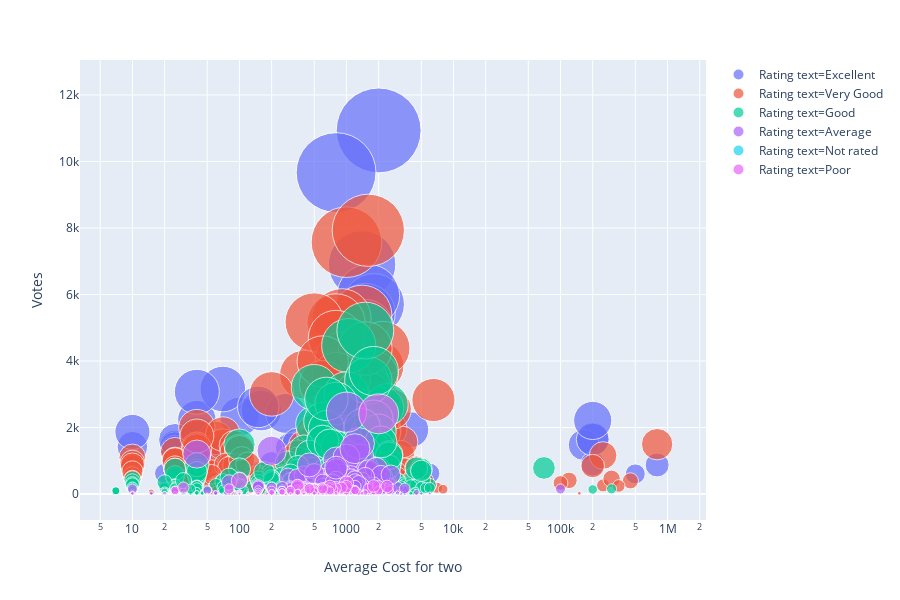

This figure's notebook cell:
### Code cell
# Scatter Plot

px.scatter(zomato_data, x="Average Cost for two", y="Votes", size="Votes", color="Rating text", log_x=True, size_max=60,hover_name='City')

### Figure 1 — Plotly figure (JSON) as saved in the notebook; plotly's stock layout.template omitted (floating-point values rounded to 4 significant figures; data arrays with more than 128 entries replaced by an {"elided": "..."} marker saying what was removed)
{"data": [{"hoverlabel": {"namelength": 0}, "hovertemplate": "<b>%{hovertext}</b><br><br>Rating text=Excellent<br>Average Cost for two=%{x}<br>Votes=%{marker.size}", "hovertext": {"elided": "301 str values"}, "legendgroup": "Rating text=Excellent", "marker": {"color": "#636efa", "size": {"elided": "301 int values"}, "sizemode": "area", "sizeref": 3.037, "symbol": "circle"}, "mode": "markers", "name": "Rating text=Excellent", "showlegend": true, "type": "scatter", "uid": "44cef733-4bd2-4895-b3c9-2eaa784040e0", "x": {"elided": "301 int values"}, "xaxis": "x", "y": {"elided": "301 int values"}, "yaxis": "y"}, {"hoverlabel": {"namelength": 0}, "hovertemplate": "<b>%{hovertext}</b><br><br>Rating text=Very Good<br>Average Cost for two=%{x}<br>Votes=%{marker.size}", "hovertext": {"elided": "1079 str values"}, "legendgroup": "Rating text=Very Good", "marker": {"color": "#EF553B", "size": {"elided": "1079 int values"}, "sizemode": "area", "sizeref": 3.037, "symbol": "circle"}, "mode": "markers", "name": "Rating text=Very Good", "showlegend": true, "type": "scatter", "uid": "0628b713-6a4e-4d58-b621-c2445a634acd", "x": {"elided": "1079 int values"}, "xaxis": "x", "y": {"elided": "1079 int values"}, "yaxis": "y"}, {"hoverlabel": {"namelength": 0}, "hovertemplate": "<b>%{hovertext}</b><br><br>Rating text=Good<br>Average Cost for two=%{x}<br>Votes=%{marker.size}", "hovertext": {"elided": "2100 str values"}, "legendgroup": "Rating text=Good", "marker": {"color": "#00cc96", "size": {"elided": "2100 int values"}, "sizemode": "area", "sizeref": 3.037, "symbol": "circle"}, "mode": "markers", "name": "Rating text=Good", "showlegend": true, "type": "scatter", "uid": "9f50d46e-4987-4226-a11f-d8bb81f4d6b1", "x": {"elided": "2100 int values"}, "xaxis": "x", "y": {"elided": "2100 int values"}, "yaxis": "y"}, {"hoverlabel": {"namelength": 0}, "hovertemplate": "<b>%{hovertext}</b><br><br>Rating text=Average<br>Average Cost for two=%{x}<br>Votes=%{marker.size}", "hovertext": {"elided": "3737 str values"}, "legendgroup": "Rating text=Average", "marker": {"color": "#ab63fa", "size": {"elided": "3737 int values"}, "sizemode": "area", "sizeref": 3.037, "symbol": "circle"}, "mode": "markers", "name": "Rating text=Average", "showlegend": true, "type": "scatter", "uid": "b8cb4d71-bd30-4fe6-853d-67741a5dd916", "x": {"elided": "3737 int values"}, "xaxis": "x", "y": {"elided": "3737 int values"}, "yaxis": "y"}, {"hoverlabel": {"namelength": 0}, "hovertemplate": "<b>%{hovertext}</b><br><br>Rating text=Not rated<br>Average Cost for two=%{x}<br>Votes=%{marker.size}", "hovertext": {"elided": "2148 str values"}, "legendgroup": "Rating text=Not rated", "marker": {"color": "#19d3f3", "size": {"elided": "2148 int values"}, "sizemode": "area", "sizeref": 3.037, "symbol": "circle"}, "mode": "markers", "name": "Rating text=Not rated", "showlegend": true, "type": "scatter", "uid": "ca32b8fd-cd8f-4798-9084-2082d388b495", "x": {"elided": "2148 int values"}, "xaxis": "x", "y": {"elided": "2148 int values"}, "yaxis": "y"}, {"hoverlabel": {"namelength": 0}, "hovertemplate": "<b>%{hovertext}</b><br><br>Rating text=Poor<br>Average Cost for two=%{x}<br>Votes=%{marker.size}", "hovertext": {"elided": "186 str values"}, "legendgroup": "Rating text=Poor", "marker": {"color": "#e763fa", "size": {"elided": "186 int values"}, "sizemode": "area", "sizeref": 3.037, "symbol": "circle"}, "mode": "markers", "name": "Rating text=Poor", "showlegend": true, "type": "scatter", "uid": "13cb1d79-67b4-4791-a4dd-8208eb5a339b", "x": {"elided": "186 int values"}, "xaxis": "x", "y": {"elided": "186 int values"}, "yaxis": "y"}], "layout": {"grid": {"xaxes": ["x"], "xgap": 0.1, "xside": "bottom", "yaxes": ["y"], "ygap": 0.1, "yside": "left"}, "height": 600, "legend": {"itemsizing": "constant", "tracegroupgap": 0}, "margin": {"t": 60}, "xaxis": {"title": {"text": "Average Cost for two"}, "type": "log"}, "yaxis": {"title": {"text": "Votes"}}}}
